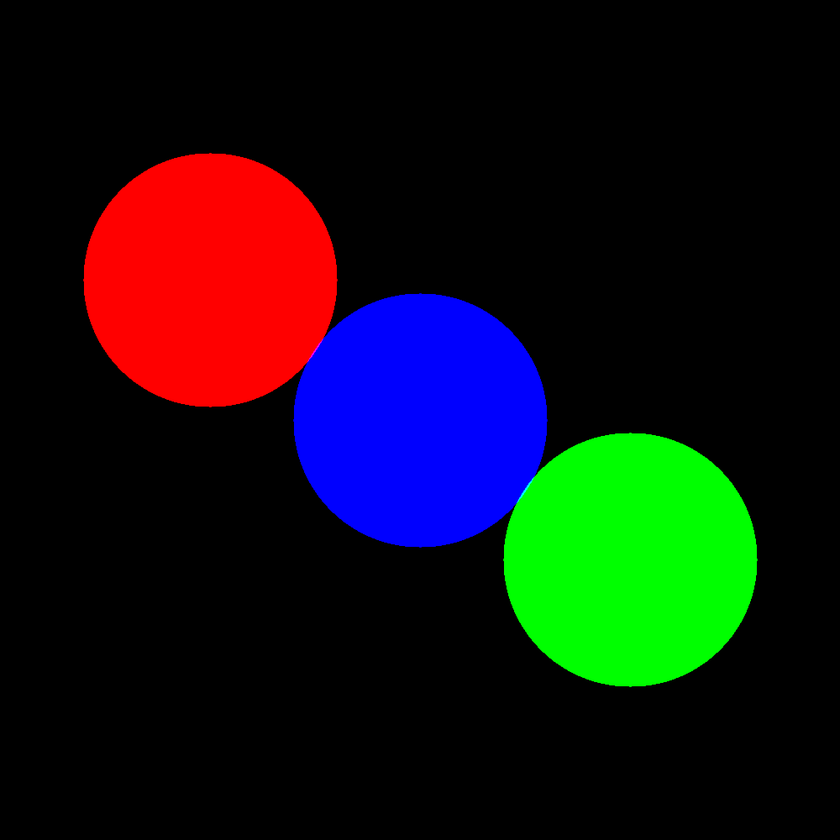
#> input picture src/mpi/frames_mpi/frame_000000.ppm, 840 x 840 px, shrunk from 1000 x 1000 before the run
$ python visualize.py
#> lines starting #> are read from the running program, lines starting #| are printed output that depends on the picture
import os
import glob
from PIL import Image
import matplotlib.pyplot as plt
import matplotlib.animation as animation
import math
import re

# --- KONFIGURACJA ---
# Zmień na "frames_mpi" jeśli chcesz oglądać wynik MPI
FRAME_DIR = "frames_mpi"
OUTPUT_GIF = "flood_sim.gif"

# Funkcja do naturalnego sortowania (żeby frame_2 nie był po frame_10)
def natural_sort_key(s):
    return [int(text) if text.isdigit() else text.lower()
            for text in re.split('([0-9]+)', s)]

# Sprawdzenie czy katalog istnieje
if not os.path.exists(FRAME_DIR):
    print(f"BŁĄD: Katalog '{FRAME_DIR}' nie istnieje! Uruchom najpierw symulację.")
    exit()

# Wczytywanie ścieżek
frame_paths = sorted(glob.glob(os.path.join(FRAME_DIR, "*.ppm")), key=natural_sort_key)
num_frames = len(frame_paths)

if num_frames == 0:
    print(f"BŁĄD: Nie znaleziono plików .ppm w katalogu '{FRAME_DIR}'")
    exit()

print(f"Znaleziono {num_frames} klatek w '{FRAME_DIR}'. Wczytywanie...")

# Wczytywanie obrazów do pamięci
frames = []
for fp in frame_paths:
    # Otwieramy i kopiujemy, żeby zamknąć plik
    with Image.open(fp) as img:
#> img is the input picture: PIL image 840x840 RGB; mean R, G, B 18.3, 18.3, 18.3
        frames.append(img.copy())

print("Tworzenie podglądu statycznego...")

# --- RYSOWANIE PRZEGLĄDU (Co 10%) ---
percent_frames = []
for p in range(10, 101, 10):
    # Wybieramy klatkę odpowiadającą p% postępu
    idx = math.floor((p / 100) * (num_frames - 1))
    percent_frames.append((p, frames[idx]))
#> after the loop, percent_frames = 10 items

cols = 5
rows = math.ceil(len(percent_frames) / cols)
#> rows = 2

plt.figure(figsize=(15, 6))
for i, (p, fr) in enumerate(percent_frames, 1):
    plt.subplot(rows, cols, i)
    plt.imshow(fr)
    plt.title(f"{p}% (Klatka {int((p/100)*(num_frames-1))})")
    plt.axis("off")
#> this loop made 10 passes
#> p on passes 1 to 10: 10, 20, 30, 40, 50, 60, 70, 80, 90, 100

plt.tight_layout()
print("Wyświetlam podgląd. Zamknij okno, aby generować GIF...")
plt.show()

# --- GENEROWANIE GIF ---
print(f"Generowanie animacji '{OUTPUT_GIF}'... to może chwilę potrwać.")

fig, ax = plt.subplots()
plt.axis('off')
# Wyświetl pierwszą klatkę jako bazę
im = ax.imshow(frames[0], animated=True)

def update(frame_img):
    im.set_data(frame_img)
    return [im]

# interval=50 to 50ms na klatkę (czyli 20 FPS)
ani = animation.FuncAnimation(fig, update, frames=frames, interval=50, blit=True)

# Zapisywanie (używamy pillow, bo jest wbudowane w biblioteki Pythona)
ani.save(OUTPUT_GIF, writer='pillow', fps=30)
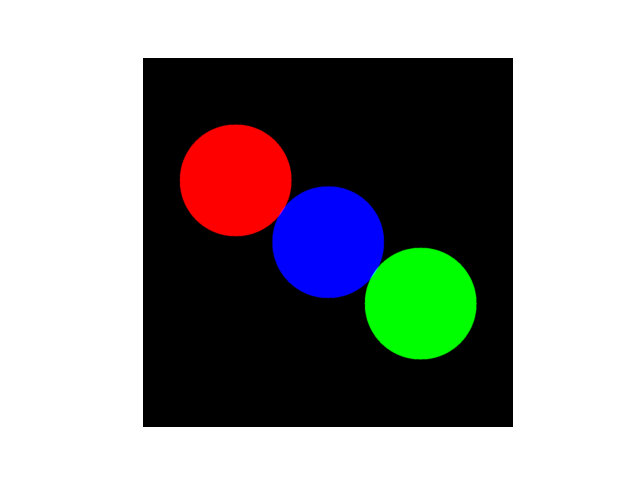
#> saved as flood_sim.gif: PIL image 640x480 RGBA; mean R, G, B, A 149.8, 149.8, 149.8, 255

print("Gotowe! Zapisano plik GIF.")
